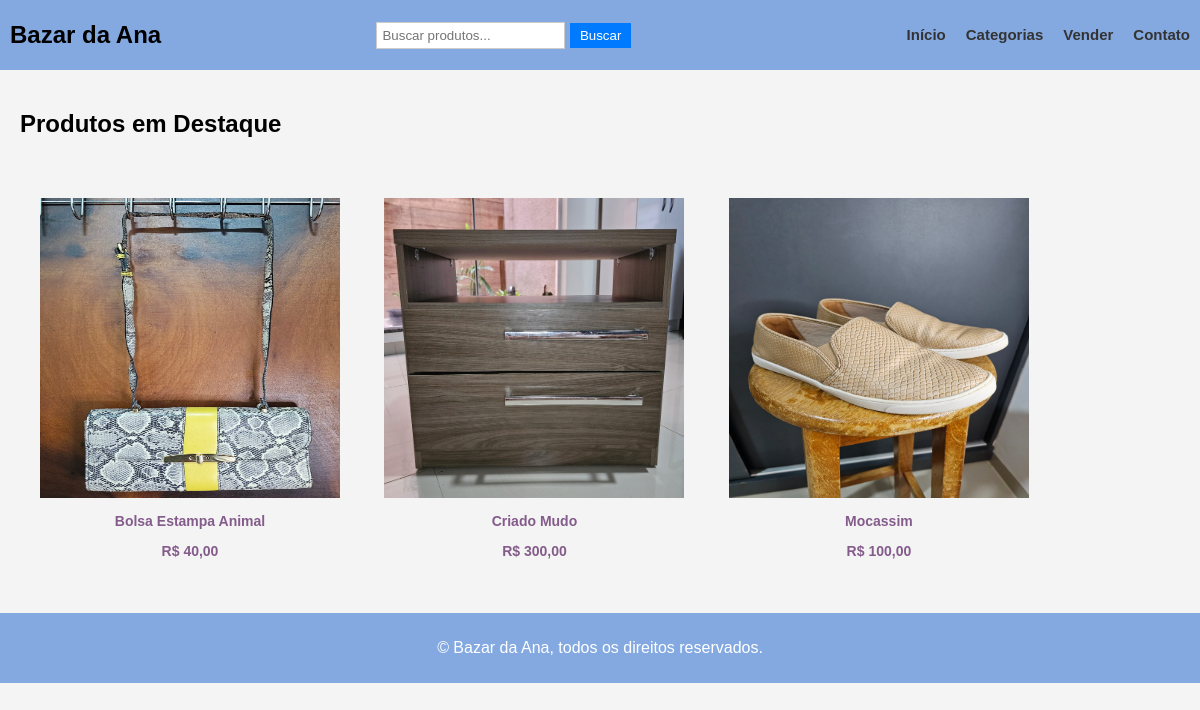
Before: / with the older database file.
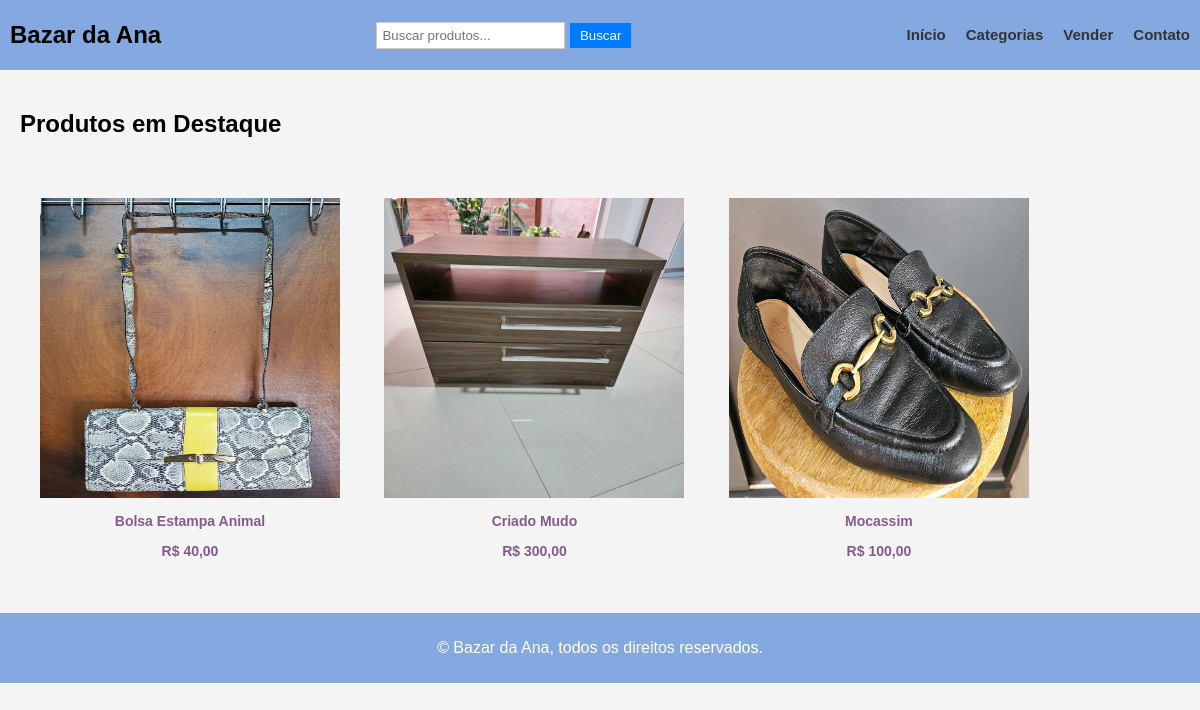
After: the same page with the newer database file.
### app_main/models.py (models this page shows, shortened)
class Photo(models.Model):
    product = models.ForeignKey(Product, on_delete=models.CASCADE, verbose_name='Produto', related_name='foto')
    cover = models.BooleanField(default=False, verbose_name='Capa')
    sold = models.BooleanField(default=False, verbose_name='Vendido')
    photo = models.ImageField(upload_to='products/', verbose_name='Foto')
    class Meta:
        ordering=['product']
        verbose_name='Imagem'
        verbose_name_plural = 'Imagens'

class Product(models.Model):
    status_choice = (('nove', 'Novo'), ('usado', 'Usado'), ('semi-novo', 'Semi-novo'), ('quebrado', 'Quebrado'))
    name = models.CharField(max_length=200, verbose_name='Nome')
    price = models.DecimalField(max_digits=10, decimal_places=2, verbose_name='Preço')
    seller = models.ForeignKey(Seller, on_delete=models.CASCADE, verbose_name='Vendedor')
    categorie = models.ForeignKey(Categories, on_delete=models.CASCADE, verbose_name='Categoria')
    size = models.CharField(max_length=20, verbose_name='Tamanho', null=True, blank=True)
    brand = models.CharField(max_length=100, verbose_name="Marca", null=True, blank=True)
    condition=models.CharField(max_length=20, choices=status_choice, verbose_name='Condição')
    sold = models.BooleanField(default=False, verbose_name='Vendido')
    description = models.TextField(max_length=200, verbose_name='Descrição')
    class Meta:
        ordering=['name']
        verbose_name='Produto'

### app_main/views.py (the view)
# urls.py: path('', views.InitiView.as_view(), name='bazar'),
class InitiView(ListView):
    template_name = 'initi.html'
    model=Product
    context_object_name='product'
    def get_context_data(self, **kwargs):
        context=super().get_context_data(**kwargs)
        context['product'] = context['product'].filter(sold=False)
        context['image'] = Photo.objects.filter(cover=True, sold=False)
        return context
    def get_queryset(self):
        queryset = super().get_queryset()
        search = self.request.GET.get('busca')
        if search:
            queryset = queryset.filter(name__icontains=search, sold=False)
            print(queryset)
            return queryset
        return queryset

### app_main/templates/initi.html (shortened to what this page needs)
{% extends 'base.html' %}
{% block content %}
<section class="destaque">
    <h2>Produtos em Destaque</h2>
</section>
<body>
{% for pro in product %}
    <div class="produto">
        {% for k in image %}
                {% if k.product_id == pro.pk %}
                    <img src="{{ k.photo.url }}" alt="{{ pro.name }} - {{pro.price}}">
                {% endif %}
        {% endfor %}
        <a class="produtoa" href="{% url 'detail' pro.pk %}">
            <p class="descricao">{{ pro.name }}</p>
            <p class="descricao">R$ {{ pro.price }}</p>
        </a>
    </div>
{% endfor %}
{% endblock %}

### core/templates/base.html (shortened to what this page needs)
{% load static %}
<!DOCTYPE html>
<html lang="pt-br">
<head>
    <link rel="stylesheet" href="{% static 'css\styles.css' %}">
</head>
    <header>
        <div class="logo">Bazar da Ana</div>
        <div class="busca">
            <form method="get" action="{% url 'bazar' %}">
                <input type="text" placeholder="Buscar produtos..." name="busca">
                <button>Buscar</button>
            </form>
        </div>
        <nav>
            <ul>
                <li><a href="{% url 'bazar' %}">Início</a></li>
                <li><a href="{% url 'category' 0 %}">Categorias</a></li>
                <li><a href="#">Vender</a></li>
                <li><a href="#">Contato</a></li>
            </ul>
        </nav>
    </header>
    <main>
        {% block content %}
        {% endblock %}
    </main>
    <footer>
        <p>&copy; Bazar da Ana, todos os direitos reservados.</p>
    </footer>
</html>

### static/css/styles.css (style rules this page uses)
body { font-family: sans-serif; margin: 0; padding: 0; background-color: #f4f4f4; }
header { background-color: #84a9e1; padding: 10px; display: flex; justify-content: space-between; align-items: center; }
.logo { font-size: 1.5em; font-weight: bold; }
.busca input { padding: 5px; border: 1px solid #ccc; }
.busca button { padding: 5px 10px; background-color: #007bff; color: white; border: none; cursor: pointer; }
nav ul { list-style: none; display: flex; }
nav li { margin-left: 20px; }
nav a { text-decoration: none; color: #333; }
main { padding: 20px; }
.destaque, .categorias { margin-bottom: 20px; }
footer { background-color: #84a9e1; color: white; text-align: center; padding: 10px; }
.produto { text-align: center; margin: 20px; display: inline-block; grid-template-columns: repeat(3, 1fr); gap: 20px; margin: 0 auto; max-width: 1200px; padding: 20px; }
.produto img { width: 300px; height: 300px; transition: transform 0.3s ease; }
.descricao { margin-top: 10px; font-size: 14px; }
a { text-decoration: none; color: #333; font-size: 15px; color:#845c8b; font-weight: bold; }
.produtoa { font-size: 20px; color:#845c8b; font-weight: bold; }

Changed rows visible on the page:
changed Product "Criado Mudo": loses Photo (photo (picture)); gains Photo (photo (picture))
changed Product "Mocassim": loses Photo (photo (picture)); gains Photo (photo (picture))
